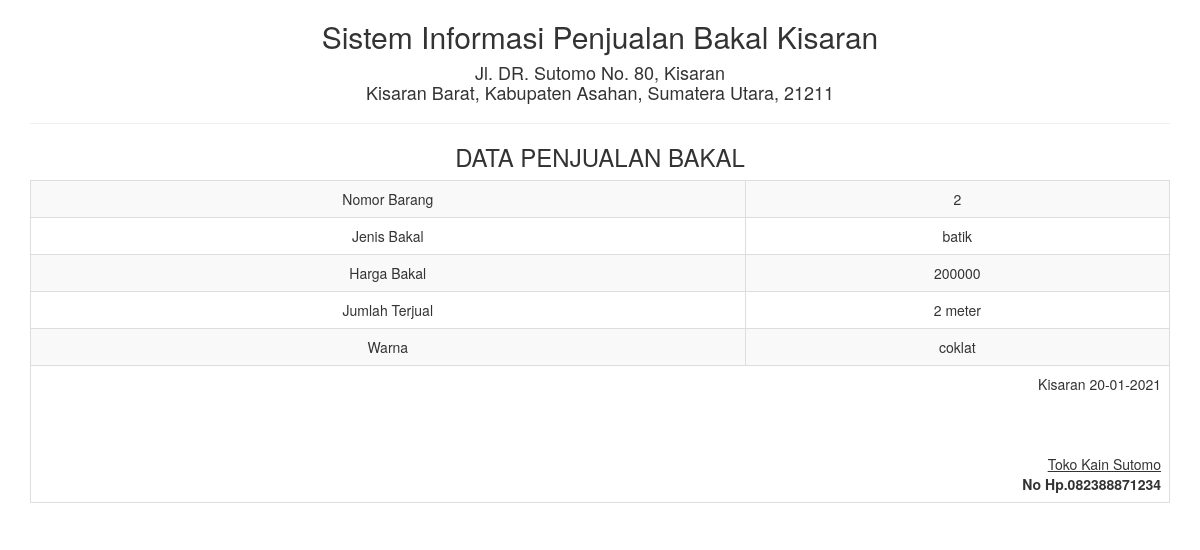
The app's page /datapenjualan_satu.php?id=2 with its own data.
### tables this page shows
CREATE TABLE IF NOT EXISTS `tb_datapenjualan` (
`id_barang` int(5) NOT NULL,
  `jenis_bakal` varchar(25) NOT NULL,
  `harga_bakal` varchar(20) NOT NULL,
  `jumlah_terjual` varchar(10) NOT NULL,
  `warna` varchar(50) NOT NULL
);

### datapenjualan_satu.php (the view, shortened to what this page needs)
<!DOCTYPE html>
<html>
    <head>
        <link href="../Assets/css/bootstrap.min.css" rel="stylesheet" type="text/css"/>
    </head>
    <body onload="print()">
        <?php
        include '../config/koneksi.php';
        $sql = "SELECT * FROM tb_datapenjualan WHERE id_barang='" . $_GET ['id'] . "'";
        $query = mysqli_query($koneksi, $sql) or die("SQL Detail error");
        $data = mysqli_fetch_array($query);
        ?>
        <div class="container">
            <div class='row'>
                <div class="col-sm-12">
                    <div class="text-center">
                        <h2>Sistem Informasi Penjualan Bakal Kisaran </h2>
                        <h4>Jl. DR. Sutomo No. 80, Kisaran <br> Kisaran Barat, Kabupaten Asahan, Sumatera Utara, 21211</h4>
                        <hr>
                        <h3>DATA PENJUALAN BAKAL</h3>
                        <table class="table table-bordered table-striped table-hover">
                            <tbody>
								<tr>
                                    <td>Nomor Barang</td> <td><?= $data['id_barang'] ?></td>
                                </tr>
                                <tr>
                                    <td>Jenis Bakal</td> <td><?= $data['jenis_bakal'] ?></td>
                                </tr>
								<tr>
                                    <td>Harga Bakal</td> <td><?= $data['harga_bakal'] ?></td>
                                </tr>
								<tr>
                                    <td>Jumlah Terjual</td> <td><?= $data['jumlah_terjual'] ?></td>
                                </tr>
								<tr>
                                    <td>Warna</td> <td><?= $data['warna'] ?></td>
                                </tr>
                            </tbody>
                            <tfoot>
                                <tr>
                                    <td colspan="2" class="text-right">
                                        Kisaran  <?= date("d-m-Y") ?>
                                        <br><br><br><br>
                                        <u>Toko Kain Sutomo<strong></u><br>
                                        No Hp.082388871234
									</td>
								</tr>
							</tfoot>
                        </table>
                    </div>
                </div>
            </div>
    </body>
</html>

### records on screen
tb_datapenjualan: id_barang "2", jenis_bakal "batik", harga_bakal "200000", jumlah_terjual "2 meter", warna "coklat"
